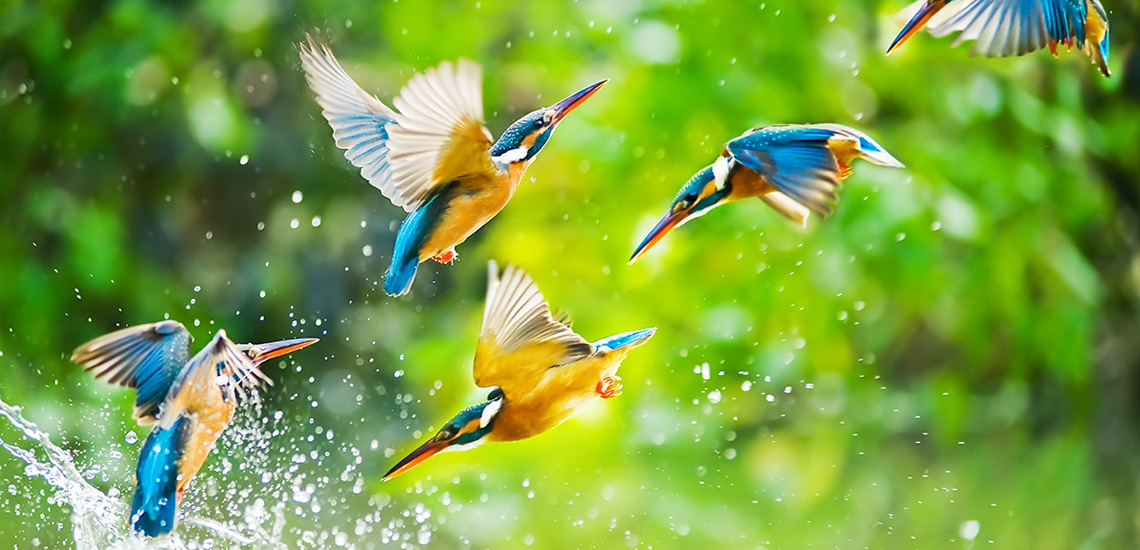
#> input picture image.jpg, 1140 x 550 px
$ python ManipulandoImagens.py
#> lines starting #> are read from the running program, lines starting #| are printed output that depends on the picture; after the words box and inside, x2 and y2 are one past the last pixel; in counts of white or black regions, pixels touching at a corner belong together
#> further down, img_Original is the input picture: shape (550, 1140, 3); mean B, G, R 65.3, 160.7, 121.7
from __future__ import print_function
import cv2 as cv
import numpy as np
import argparse

## ----------- Obtendo Imagem em escala de cinza  -----------

## Laço para percorrer a imagem Original, transformando cada pixel em escala de cinza
#  Formula usada: 'RGB[A] to Gray:Y←0.299⋅R+0.587⋅G+0.114⋅B'
#  Poderia ser usada função np.clip():
#  -> gray[i,j] = np.clip(0.114 * img[i,j,0]  + 0.587 * img[i,j,1] + 0.299 * img[i,j,2], 0, 255)

def grayImage() :
    for line in range(img_Original.shape[0]):
        for col in range(img_Original.shape[1]):
            img_Gray[line, col] = img_Original[line, col][0]*0.114 + img_Original[line, col][1]*0.587 + img_Original[line, col][2]*0.299
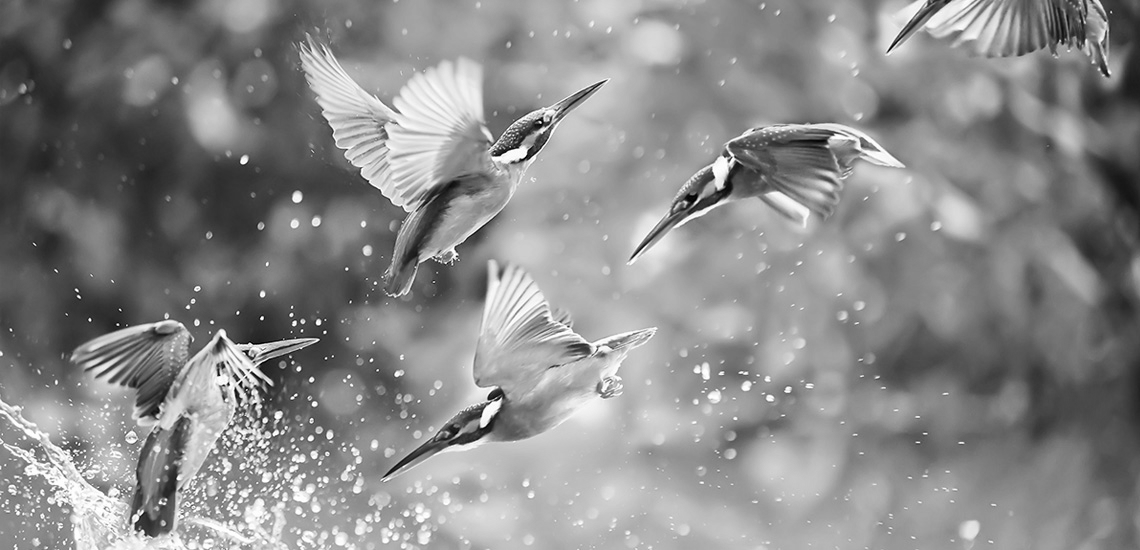
#> img_Gray: shape (550, 1140, 3); min 0, max 255, mean 137.7

## Alterando a Escala da imagem
#  Esta função é mais rápida que q anterior, mas utiliza funções prontas da biblioteca
#  Função não utilizada,
def grayImageChangeScale() :
    px = np.array([[[ 0.114, 0.587,  0.299]]])
    img_Gray_2 = cv.convertScaleAbs(np.sum(img_Original*px, axis=2))

## Convert Color do OpenCV
#  A maneira mais rápida de converter a imagem para escala de cinza
#  Função não utilizada
def grayCVTColor():
    img_Gray = cv.cvtColor(img_Original, cv.COLOR_BGR2GRAY)

## ------------- Obtento Imagem Negativa  ----------------------
'''
##! Processo para obter imagem Negativa
Subitraindo 255 do valor do pixxel da imagem original,
obteremos a inversão de cor. Por exemplo:
    255 é o valor para branco
    ao subtrair 255 fica 0, que é o valor para preto.
Desta forma temos os valores negativos de todos os pixels da imagem,
o que gera uma imagem "negativa".
'''
def negativeImage() :
    for line in range(img_Original.shape[0]):
        for col in range(img_Original.shape[1]):
            img_Negative[line, col] = 255 - img_Original[line,col]
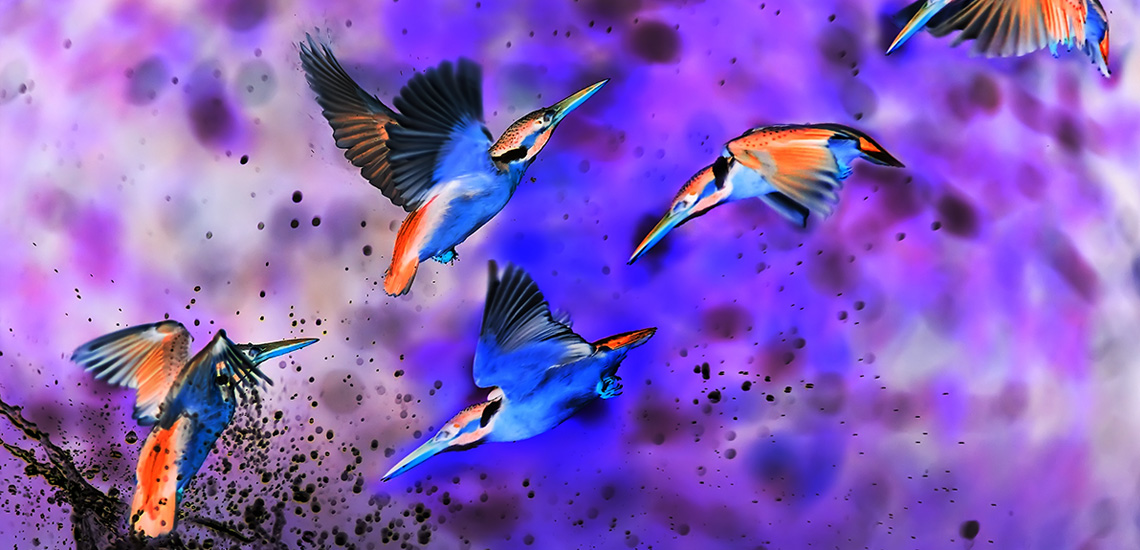
#> img_Negative: shape (550, 1140, 3); mean B, G, R 189.7, 94.3, 133.3

# Obtendo uma imagem Negativa usando a função invert() da biblioteca Numpy
# Função não utilizada
def negativeImageNumpy() :
    for line in range(img_Original.shape[0]):
        for col in range(img_Original.shape[1]):
            img_Negative[line, col] = np.invert(img_Original[line,col])

# Obtendo imagem negativa usando operação direta
# Função não utilizada
def negativeImageFast() :
    img_Negative = 255 - image_Original

## ------------- Obtendo Imagem com Threshold  ------------------

max_value = 150     # Valor de Threshold pedido no Teste
max_type = 4        # Tipos de Threshold utilizados
trackbar_type = 'Tipo: 0->Binario | 1->Binario Invertido | 2->Truncado | 3->Limiar a Zero | 4->Limiar a Zero Invertido'
trackbar_value = 'Valor'
threshold_window = 'Threshold'  # Nome da Janela de Resultado


## Função que aplica um Limiar (Threshold) Binario na Imagem em escala de Cinza.
# Neste tipo de Limiar, se a intensidade do pixel for maior que o 'thresh',
# o valor do novo pixel é definido como 'maxValue', que no caso do RGB é 255 (branco),
# caso contrário, o valor do novo pixel é definido como 0 (preto).
def threshold(thresh_) :
#> called with thresh_ = 150
    img_Gray = cv.cvtColor(img_Original, cv.COLOR_BGR2GRAY)     # Obtendo uma imagem em escala de cinza da imagem original
#> img_Gray: shape (550, 1140)
    maxValue = 255
    for line in range(img_Gray.shape[0]):
        for col in range(img_Gray.shape[1]):
            if img_Gray[line, col] > thresh_ :
                img_Threshold[line, col] = maxValue
            else :
                img_Threshold[line, col] = 0
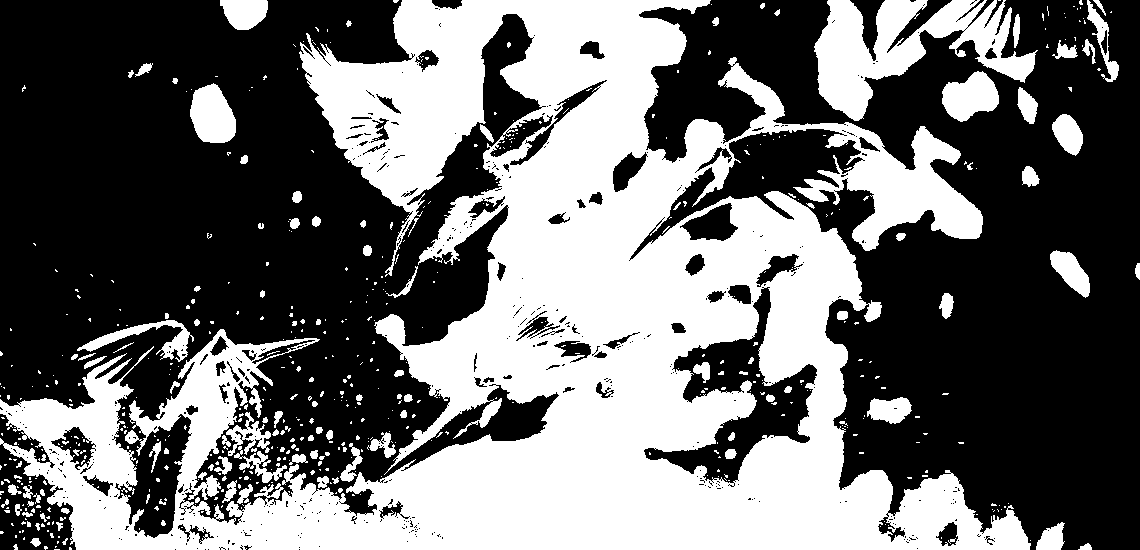
#> img_Threshold: shape (550, 1140, 3); 42.5% white; 582 white regions (467 under 20 px), largest, box (x1, y1, x2, y2) and area: (0, 0, 1031, 550) 232928, (814, 0, 1038, 121) 11991, (190, 83, 236, 143) 2052

## Janela que receberá o resultado das operações de Threshold
cv.namedWindow(threshold_window)

## Função que aplica o Threshold na imagem, usando a biblioteca OpenCV
#  A Barra de tipo serve para selecionar o tipo de Threshold desejado
#  A barra de valor Altera o valor do 'thresh' de 0 a 150
def thresholdOpenCV(val):
#> called with val = 0
    img_Gray = cv.cvtColor(img_Original, cv.COLOR_BGR2GRAY)
    threshold_type = cv.getTrackbarPos(trackbar_type, threshold_window)     #Trackbar ->Tipo
    threshold_value = cv.getTrackbarPos(trackbar_value, threshold_window)   #Trackbar Valor
    _, img_Threshold2 = cv.threshold(img_Gray, threshold_value, 255, threshold_type )
    cv.imshow(threshold_window, img_Threshold2)
    '''
        Argumentos da função cv.threshold:
        img_Gray: imagem de entrada
        threshold_value: Valor em relação ao qual a operação de limiar é feita
        255: valor usado para definir os pixels escolhidos (todos)
        threshold_type: Usado para selecionar uma das 5 operações de threshold possíveis.
    '''

# Trackbar criada para selecionar o tipo de Threshold
cv.createTrackbar(trackbar_type, threshold_window , 0, max_type, thresholdOpenCV)
# Trackbar criada para selecionar o valo do Threshold
cv.createTrackbar(trackbar_value, threshold_window , 150, max_value, thresholdOpenCV)


if __name__ == '__main__':
    ##  ---------- Obtendo a imagem passada como parâmetro  --------
    parser = argparse.ArgumentParser(description='Código para o Teste de Bolsista do LabTrans')
    parser.add_argument('--input', help='Digite "--input" e o caminho para a imagem ', default='./image.jpg')
    argumento = parser.parse_args()

    # Carrega uma imagem passada como parâmetro
    img_Original = cv.imread(argumento.input)
    if img_Original is None:
        print('Não foi possível abrir a imagem', argumento.input)
        exit(0)

    # Cria uma imagem Zerada (Preto) com o mesmo tamanho, quantidade de canais
    # e tipo da imagem Original
    img_Gray = np.zeros(img_Original.shape, img_Original.dtype)

    # Chamada da função
    grayImage()

    # Salva a imagem em escala de Cinza
    cv.imwrite('Gray_Image.jpg', img_Gray)
    # Mostrar a imagem em escala de cinza na tela
    cv.imshow('Gray image', img_Gray)

    # Cria uma imagem Zerada (Preto) com o mesmo tamanho, quantidade de canais
    # e tipo da imagem Original
    img_Negative = np.zeros(img_Original.shape, img_Original.dtype)

    ## Chamada da função para obter a imagem Negativa
    negativeImage()

    ## Salvando a imagen Negativa
    cv.imwrite('Negative_Image.jpg', img_Negative)
    # Mostrar a imagem Negativa na tela
    cv.imshow('Negative Image', img_Negative)

    # Cria uma imagem Zerada (Preto) com o mesmo tamanho, quantidade de canais
    # e tipo da imagem em escala de Cisza.
    img_Threshold = np.zeros(img_Gray.shape, img_Gray.dtype)

    # Chamada da função que aplica um Threshold na imagem no valor de 150
    threshold(150)

    # Salvando a Imagem com Threshold
    cv.imwrite('Threshold_Image.jpg', img_Threshold)
    # Mostrar a imagem com Threshold na tela
    cv.imshow('Threshold Image', img_Threshold)

    # Função extra para demostrar os tipos de Threshold
    thresholdOpenCV(0)

    cv.waitKey(0)   # Ao apertar qualquer tecla o programa fecha
    cv.destroyAllWindows()
